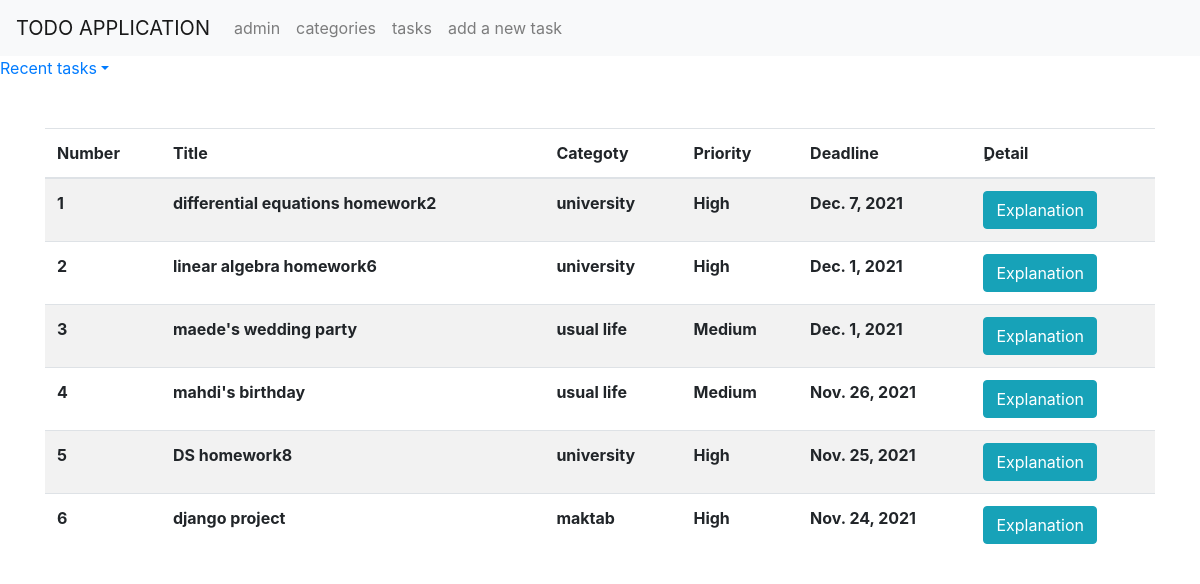
/tasks/, run on the app's committed database.
### todo/models.py (models this page shows, shortened)
class Task(models.Model):
    priorities = (
        ("High","1"),
        ("Medium","2"),
        ("Low","3"),
    )
    title = models.CharField(max_length=100, blank=False)
    explanation = models.TextField(blank=False)
    category = models.ForeignKey(Category, on_delete=models.CASCADE)
    priority = models.CharField(max_length=6, choices=priorities, default="Medium")
    deadline = models.DateField(blank=False)

class Category(models.Model):
    category = models.CharField(max_length=3, unique=True)
    def __str__(self) :
        return self.category

### todo/views.py (the view)
# urls.py: path('tasks/', TaskList.as_view(), name='tasks'),
class TaskList(ListView):
    queryset = Task.objects.order_by("-deadline")
    template_name = 'todo/tasks.html'

### templates/todo/tasks.html (shortened to what this page needs)
{% extends './base.html' %}
{% block accessMenu %}
<li class="nav-item">
    <a class="nav-link" href="{% url 'admin' %}">admin</a>
</li>
<li class="nav-item">
    <a class="nav-link" href="{% url 'categories' %}">categories</a>
</li>
<li class="nav-item">
    <a class="nav-link" href="{% url 'tasks' %}">tasks</a>
</li>
<li class="nav-item">
    <a class="nav-link" href="{% url 'add_task' %}">add a new task</a>
</li>
{% endblock accessMenu %}
{% block content %}
    <div class="container mt-5">
        <table class="table table-striped mt-4">
            <thead>
                <tr>
                    <th scope="col">Number</th>
                    <th scope="col">Title</th>
                    <th scope="col">Categoty</th>
                    <th scope="col">Priority</th>
                    <th scope="col">Deadline</th>
                    <th scope="col">ِDetail</th>
                </tr>
            </thead>
            <tbody>
                {% for obj in object_list %}
                <tr>
                    <th scope="row">{{forloop.counter}}</th>
                    <th >{{obj.title}}</th>
                    <th >{{obj.category}}</th>
                    <th >{{obj.priority}}</th>
                    <th >{{obj.deadline}}</th>
                    <th>
                        <a href="{% url 'tasks_explanation' obj.pk %}" class="btn btn-info">Explanation</a>
                    </th>
                </tr>
                {% endfor %}
            </tbody>
        </table>
    </div>
{% endblock content %}

### data on the page
Task: title "differential equations homework2", category "university", priority "High", deadline "Dec. 7, 2021"
Task: title "linear algebra homework6", category "university", priority "High", deadline "Dec. 1, 2021"
Task: title "maede's wedding party", category "usual life", priority "Medium", deadline "Dec. 1, 2021"
Task: title "mahdi's birthday", category "usual life", priority "Medium", deadline "Nov. 26, 2021"
Task: title "DS homework8", category "university", priority "High", deadline "Nov. 25, 2021"
Task: title "django project", category "maktab", priority "High", deadline "Nov. 24, 2021"
